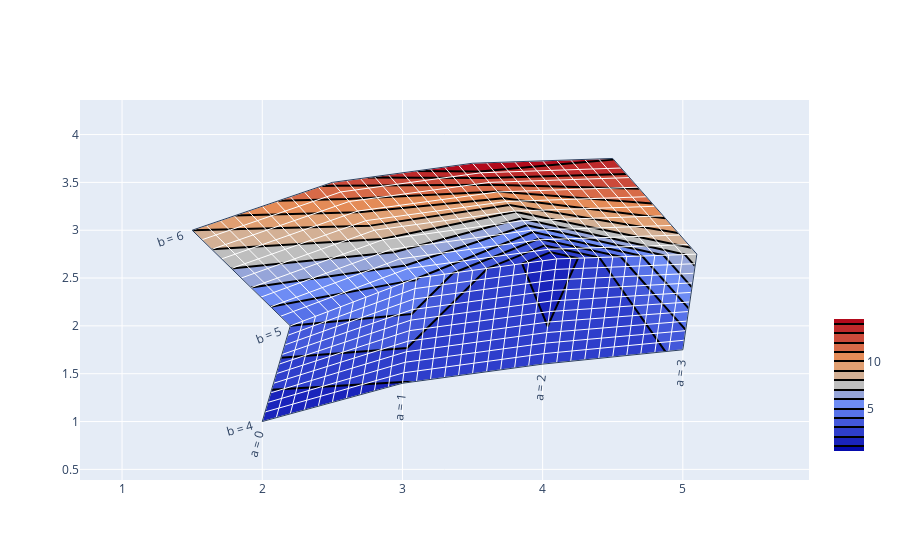

Notebook source saved alongside this figure:
### Markdown cell above
<h3 id="Add-Contours">Add Contours<a class="anchor-link" href="#Add-Contours">¶</a></h3>

### Code cell
import plotly.graph_objects as go

fig = go.Figure()

fig.add_trace(go.Contourcarpet(
    a = [0, 1, 2, 3, 0, 1, 2, 3, 0, 1, 2, 3],
    b = [4, 4, 4, 4, 5, 5, 5, 5, 6, 6, 6, 6],
    z = [1, 1.96, 2.56, 3.0625, 4, 5.0625, 1, 7.5625, 9, 12.25, 15.21, 14.0625],
    autocontour = False,
    contours = dict(
        start = 1,
        end = 14,
        size = 1
    ),
    line = dict(
        width = 2,
        smoothing = 0
    ),
    colorbar = dict(
       len = 0.4,
        y = 0.25
    )
))

fig.add_trace(go.Carpet(
    a = [0, 1, 2, 3, 0, 1, 2, 3, 0, 1, 2, 3],
    b = [4, 4, 4, 4, 5, 5, 5, 5, 6, 6, 6, 6],
    x = [2, 3, 4, 5, 2.2, 3.1, 4.1, 5.1, 1.5, 2.5, 3.5, 4.5],
    y = [1, 1.4, 1.6, 1.75, 2, 2.5, 2.7, 2.75, 3, 3.5, 3.7, 3.75],
    aaxis = dict(
        tickprefix = 'a = ',
        smoothing = 0,
        minorgridcount = 9,
        type = 'linear'
    ),
    baxis = dict(
        tickprefix = 'b = ',
        smoothing = 0,
        minorgridcount = 9,
        type = 'linear'
    )
))

fig.show()

### Figure 1 — Plotly figure (JSON) as saved in the notebook; plotly's stock layout.template omitted (floating-point values rounded to 4 significant figures)
{"data": [{"a": [0, 1, 2, 3, 0, 1, 2, 3, 0, 1, 2, 3], "autocontour": false, "b": [4, 4, 4, 4, 5, 5, 5, 5, 6, 6, 6, 6], "colorbar": {"len": 0.4, "y": 0.25}, "contours": {"end": 14, "size": 1, "start": 1}, "line": {"smoothing": 0, "width": 2}, "type": "contourcarpet", "z": [1, 1.96, 2.56, 3.062, 4, 5.062, 1, 7.562, 9, 12.25, 15.21, 14.06]}, {"a": [0, 1, 2, 3, 0, 1, 2, 3, 0, 1, 2, 3], "aaxis": {"minorgridcount": 9, "smoothing": 0, "tickprefix": "a = ", "type": "linear"}, "b": [4, 4, 4, 4, 5, 5, 5, 5, 6, 6, 6, 6], "baxis": {"minorgridcount": 9, "smoothing": 0, "tickprefix": "b = ", "type": "linear"}, "type": "carpet", "x": [2, 3, 4, 5, 2.2, 3.1, 4.1, 5.1, 1.5, 2.5, 3.5, 4.5], "y": [1, 1.4, 1.6, 1.75, 2, 2.5, 2.7, 2.75, 3, 3.5, 3.7, 3.75]}], "layout": {}}
